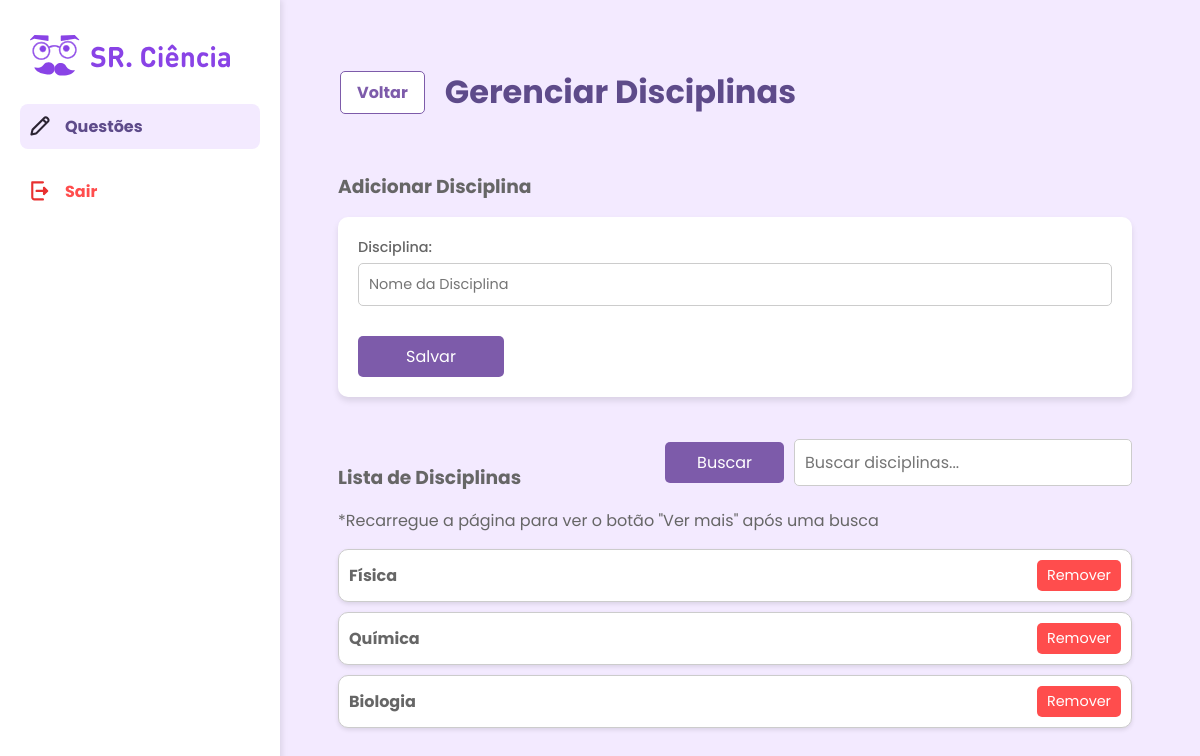
Screenshot of /gerenciar_disciplina/ with the database file from the repository.
### srciencia_core/models/Questao.py (models this page shows, shortened)
class Disciplina(models.Model):
    nome = models.CharField(max_length=255)

### srciencia_core/views/adminView.py (the view, shortened to what this page needs)
def gerenciar_disciplina(request):
    form = DisciplinaForm()
    todas_disciplinas = Disciplina.objects.all()
    disciplinas_iniciais = todas_disciplinas[:5]
    tem_mais = todas_disciplinas.count() > 5
    return render(request, "admin/gerenciar_disciplina.html", {
        "form": form,
        "disciplinas": disciplinas_iniciais,
        "todas_disciplinas": todas_disciplinas,
        "tem_mais": tem_mais,
    })

### srciencia_core/forms.py
class DisciplinaForm(forms.ModelForm):
    class Meta:
        model = Disciplina
        fields = ["nome"]
        widgets = {
            "nome": forms.TextInput(attrs={"placeholder": "Nome da Disciplina", "class": "form-control"}),
        }

### srciencia_core/context_processors.py (called while the page is built)
def active_menu(request):
    menu_map = {
        "pagina_inicial": "pagina_inicial",
        "professor_turmas": "turmas",
        "turmas": "turmas",
        "pendentes": "praticar",
        "ajuda": "ajuda",
        "meu_perfil": "meu_perfil",
    }
    active_menu = None
    if request.resolver_match:
        active_menu = menu_map.get(request.resolver_match.url_name)
    return {"active_menu": active_menu}

### srciencia_core/templates/admin/gerenciar_disciplina.html (shortened to what this page needs)
{% extends "base-admin.html" %}
{% load static %}
{% block content %}
<main>
    <div class="header-container">
        <a href="{% url 'questao_list' %}" class="btn-back">Voltar</a>
        <h2 class="quest">Gerenciar Disciplinas</h2>
    </div>
    <h3 class="list-title">Adicionar Disciplina</h3>
    <form method="post" class="form-container">
        <div class="form-group">
            <label for="id_nome">Disciplina:</label>
            {{ form.nome }}
        </div>
        <div class="btn-group">
            <button type="submit" name="add" class="btn btn-save">Salvar</button>
        </div>
    </form>
    <div class="search-container">
        <h3 class="list-title">Lista de Disciplinas</h3>
        <div style="display: flex; align-items: center;">
            <button id="search-button" class="btn btn-search">Buscar</button>
            <input type="text" id="search-input" class="search-input" placeholder="Buscar disciplinas..." style="width: 100%;">
        </div>
    </div>
    <p style="margin-top: -20px;">*Recarregue a página para ver o botão "Ver mais" após uma busca</p>
    <div id="list-container" class="list-container">
        {% for disciplina in disciplinas %}
        <div class="list-item">
            <span>{{ disciplina.nome }}</span>
            <form method="post" class="delete-form">
                <button type="submit" name="delete" class="btn-delete">Remover</button>
            </form>
        </div>
        {% endfor %}
    </div>
</main>
{% endblock %}

### srciencia_auth/static/css/global.css (style rules this page uses)
* { margin: 0; padding: 0; box-sizing: border-box; scroll-behavior: smooth; font-family: 'Poppins', sans-serif; text-decoration: none; }
:root { --color-white: #FFFFFF; --color-light-purple: #EFE3FF; --color-medium-purple: #7F57B3; --color-dark-purple: #695880; --color-primary-purple: #8943E6; --color-light-gray: #F2F2F2; --color-medium-gray: #C9C9C9; --color-dark-gray: #48444C; --color-dark-purple-gray: #2B2433; --color-red: #E83030; --box-shadow: 0 0px 10px rgba(0, 0, 0, 0.2); }
html, body { display: flex; flex-direction: column; min-height: 100dvh; }
main { flex-grow: 1; }
.header-container { display: flex; align-items: center; justify-content: space-between; max-width: 80rem; margin: 0 auto; padding: 0 2rem; position: relative; }

### rows the page displays
Disciplina: nome "Física"
Disciplina: nome "Química"
Disciplina: nome "Biologia"
